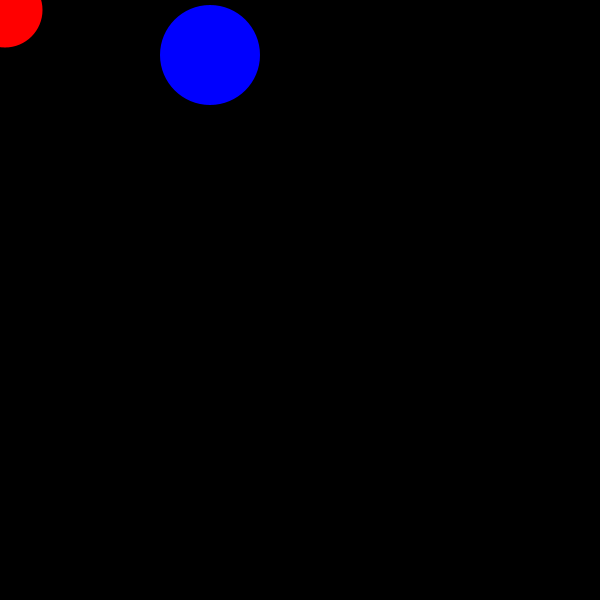
Frame 1 (no input)
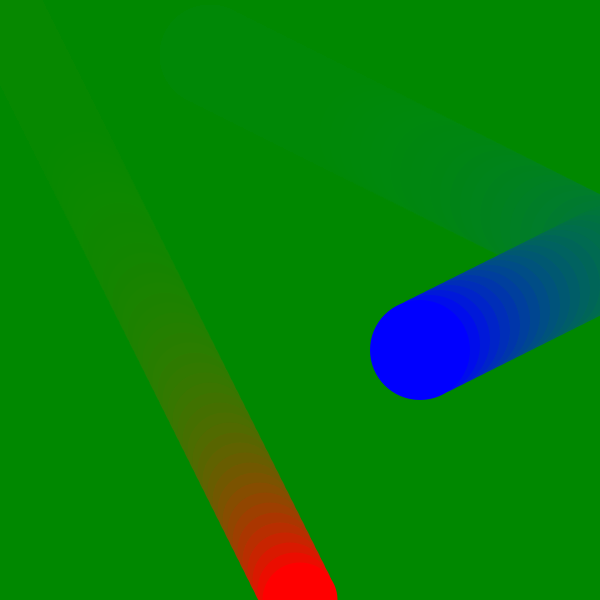
Frame 60 (the mouse pressed at the canvas centre just before this capture)
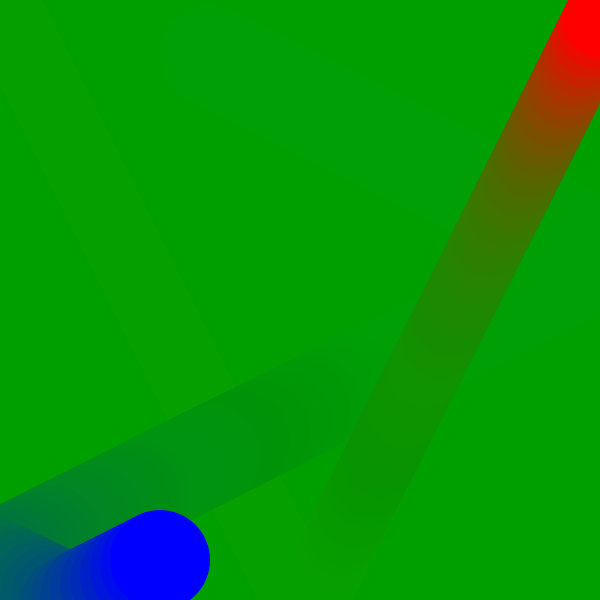
Frame 120 (the mouse held since frame 60 and released just before this capture)

The Processing sketch that drew these frames (run headless with seeded random() and noise(); from frame 60 on, the mouse is pressed at the canvas centre):

// Processing sketch: processing_72606
// ── processing_72606.pde

int diam = 200;
Circle mycircle; //makes newly created class usable
Circle mycircle2;

void setup () {
  size(600,600);
  background(0);
  stroke(0);
  //construct the circle
  mycircle = new Circle(0,0,75,color(255,0,0),5,10); //"New" creates the object  
  mycircle2 = new Circle(200,50,100,color(0,0,255),10,5);
}

void draw(){
  int grad = (mycircle.x/4)+(mycircle.y/6);
  fill(0,grad,0,20);
  noStroke();
  rect(0,0,width,height);
  fill(grad+2,grad+2, 100);
  //ellipse(mycircle.x,mycircle.y,mycircle.diam,mycircle.diam);
  //mycircle.x = mycircle.x + mycircle.velocity;
  mycircle.update();
  mycircle.display();
  mycircle2.update();
  mycircle2.display();
}

void drawacircle(int centx, int centy, int circlesize) {
 fill(0,255,255);
ellipse(mouseX,mouseY,diam,diam); 
}

class Circle {
 int x;
 int y;
 int diam;
 color circleColor; 
 int velocity_x;
 int velocity_y;

//constructor 
 Circle(int _x, int _y, int _diam, color _circleColor, int _velocity_x, int _velocity_y) {
  x = _x;
  y = _y;
  diam = _diam;
  circleColor = _circleColor;
  velocity_x = _velocity_x; 
  velocity_y = _velocity_y;
 }
 
 //methods
 void display () {
   fill(circleColor);
   ellipse(x,y,diam,diam);
 }
 void update() {
   x += velocity_x;
   if ((x < 0) || (x > width)) {
     velocity_x = -1*velocity_x;
}
 y += velocity_y;
   if ((y < 0) || (y > height)) {
     velocity_y = -1*velocity_y;
}
 }
}
